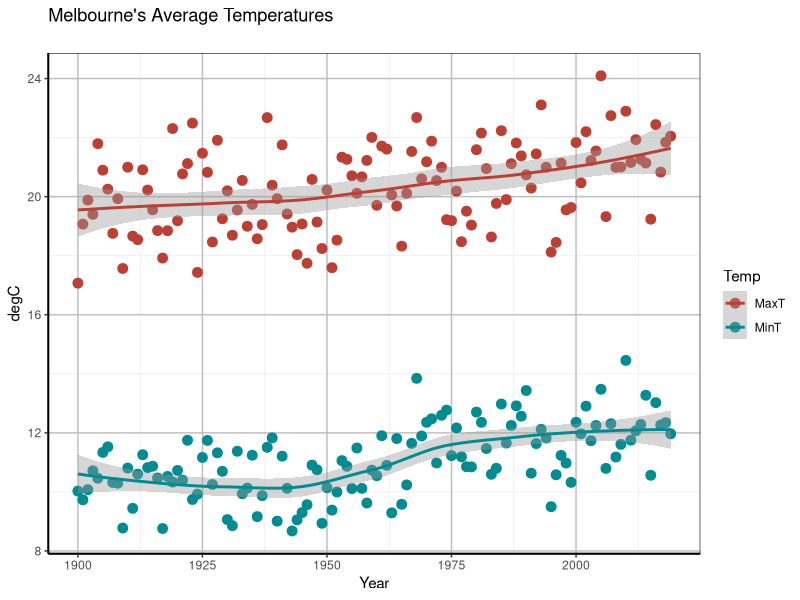

This chart was generated by the following R code:

library(tidyverse)
library(reshape2)


data2 <- read.csv("data/melbourne.csv", as.is=TRUE, header=TRUE)
data2 <- na.omit(data2)

max.temp <- select(data2, everything())%>%
  #filter(Month == 2)%>%
        filter(Month %in% c(4)) %>%
        filter(Year >=1900 & Year <= 2019)%>%
  group_by(Year)%>%
  summarize(MaxT = mean(Max), MinT = mean(Min))

tall.temp <- gather(data=max.temp,key=Temp,value=Degree,na.rm=FALSE,MaxT,MinT)

# To tidy up and remove reshape2----------------------------------
#tall.temp2 <- gather(max.temp, Year)

plot <- ggplot(tall.temp, aes(Year,Degree, col=Temp)) + 
        geom_point(size=3) + 
        geom_smooth(method=loess) + 
        ggtitle("Melbourne's Average Temperatures\n") +
        scale_color_hue(l=45) +
        ylab("degC") 

plot <- plot + theme_bw()

plot <- plot + theme(panel.grid.major = element_line(size = 0.5, color = "grey"), axis.line = element_line(size = 0.7, color = "black"))    
plot
  
